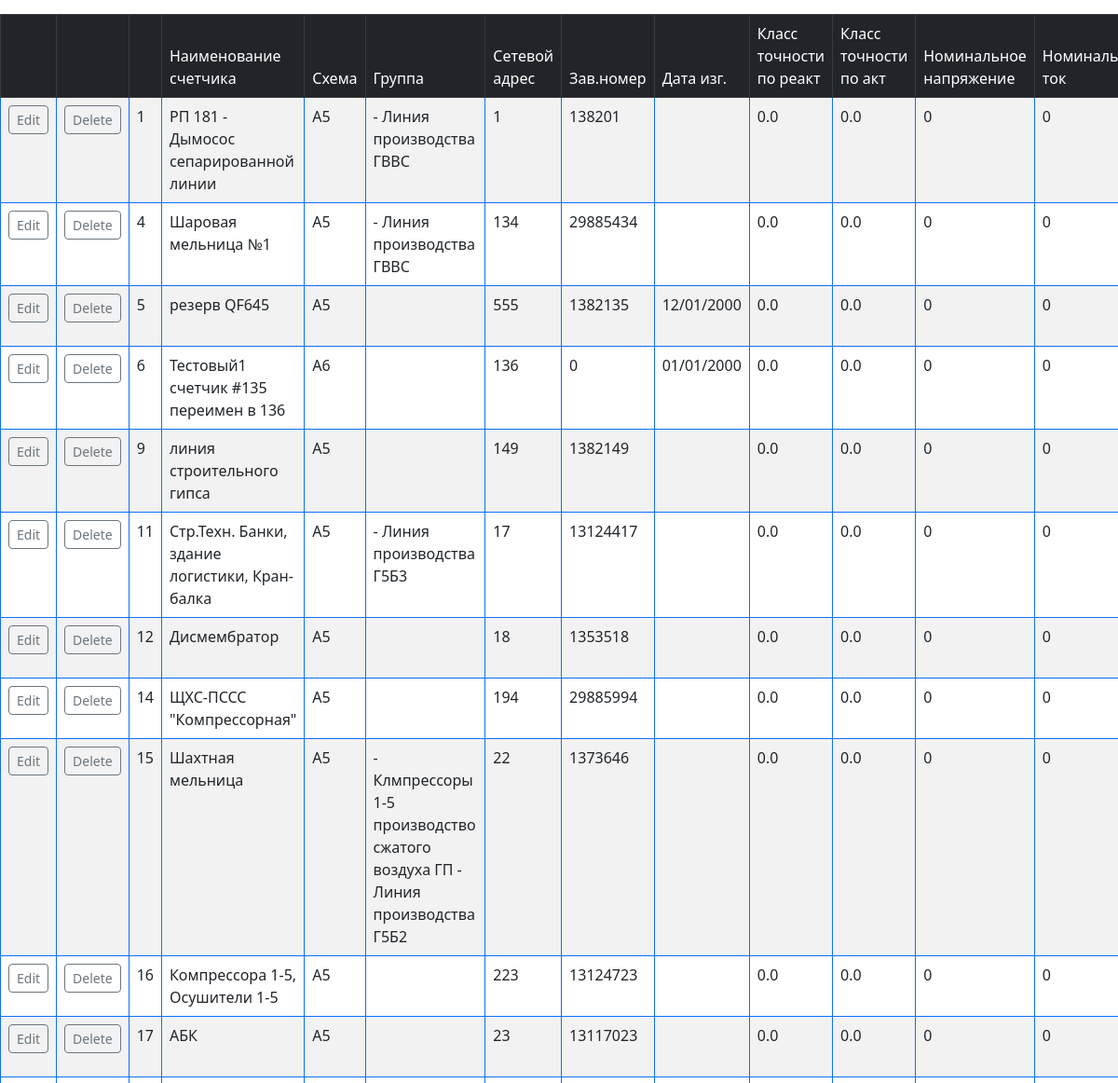
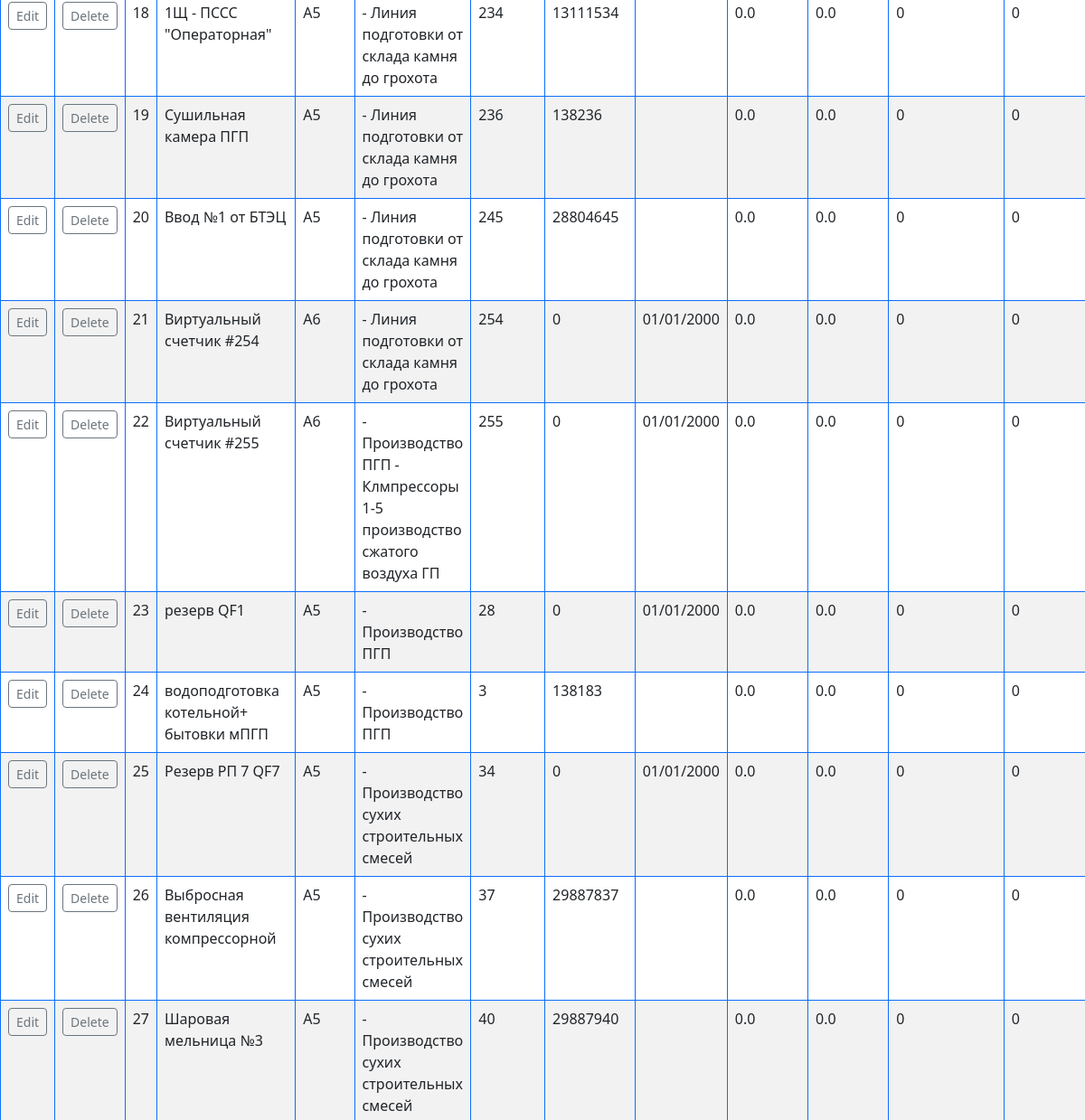
Before: /edit_counter/ (middle part) with the older database file (2 pictures, top to bottom).
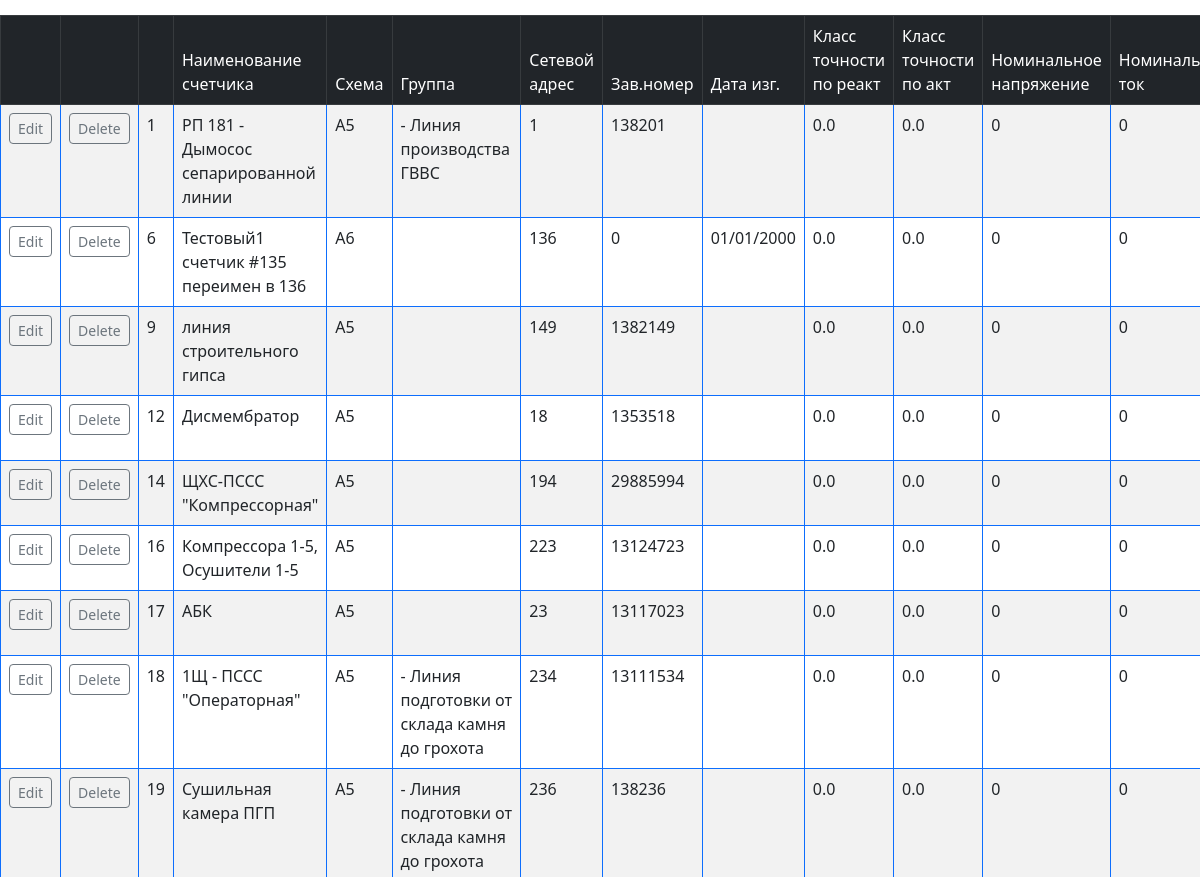
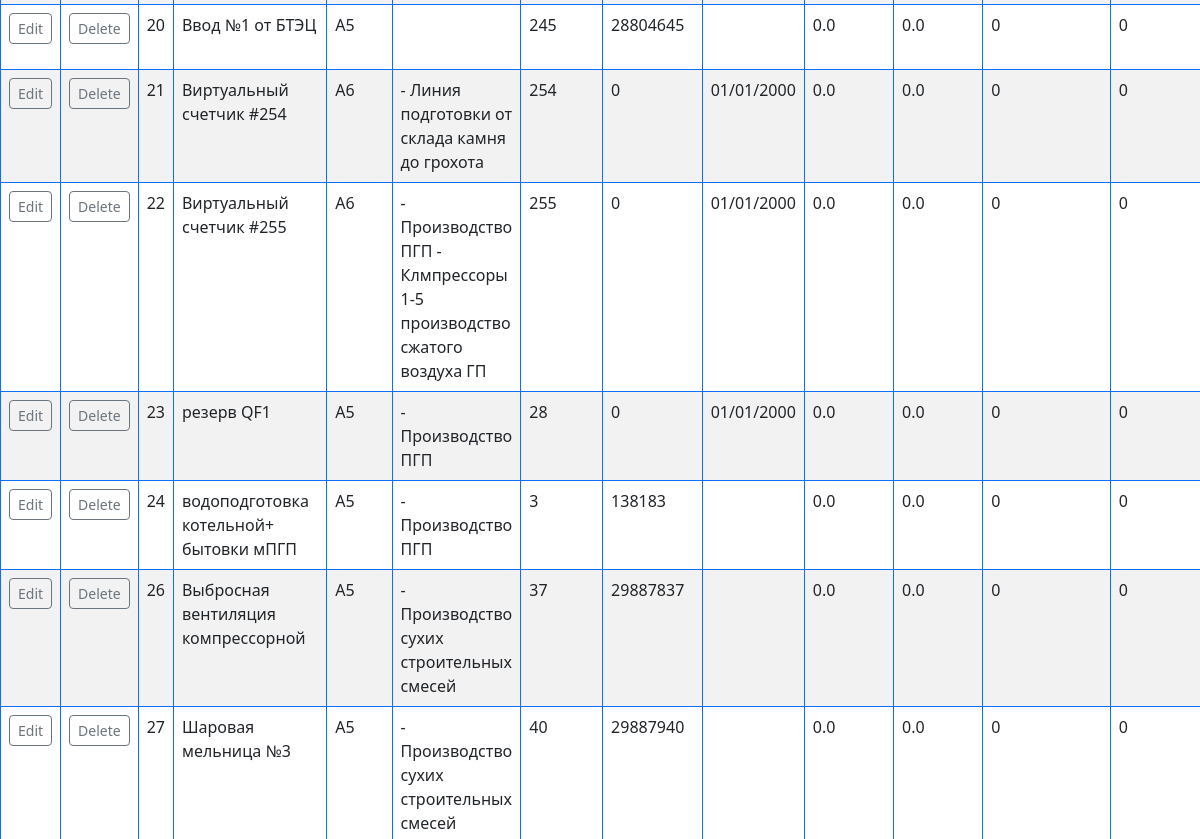
After: the same page with the newer database file (2 pictures, top to bottom).
### WebViewMercury/models.py (models this page shows, shortened)
class DBC(models.Model):
    name_counter_full = models.CharField(max_length=50, verbose_name='Наименование счетчика', blank=False, default="")  # обязательное поле для формы (blank=False)
    groupes = models.ManyToManyField(DBG, through="DBGC", verbose_name='Наименование группы')
    schem = models.CharField(max_length=20, default="", blank=True)                                                     # НЕобязательное поле для формы
    net_adress = models.IntegerField(verbose_name='Сетевой адрес', blank=False, default=0) # обязательное поле для формы (blank=False)
    manuf_number = models.IntegerField(verbose_name='Заводской номер', default=0, blank=True)
    manuf_data = models.DateTimeField(verbose_name='Дата изготовление', default='2000-01-01T00:00', blank=True)
    version_data = models.BigIntegerField(blank=True, default=0)             # вариант исполнения счетчика (6+2 = 8 байт в виде одного числа) (стр.77)
    klass_react = models.FloatField(blank=True, default=0)                   # класс точности по реактивной энергии (стр.75)
    klass_act = models.FloatField(blank=True, default=0)                     # класс точности по активной энергии (стр.75)
    nom_u = models.IntegerField(blank=True, default=0)
    nom_i = models.IntegerField(blank=True, default=0)
    ku = models.IntegerField(blank=True, default=0)                  # коэф трансформации
    ki = models.IntegerField(blank=True, default=0)
    koefA = models.IntegerField(blank=True, default=0)               #
    datetime = models.DateTimeField(blank=True, default='2000-01-01T00:00')           # текущее время и дата счетчика
    adress_last_record = models.IntegerField(blank=True, default=0)  # адрес последней записи массива средних мощностей (стр.78)
    datetime_adr0 = models.DateTimeField(blank=True, default='2000-01-01T00:00')      # дата и время последней записи массива средних мощностей (стр.79)
    class Meta:
        verbose_name = 'Счетчик'
        verbose_name_plural = 'Счетчики'

class DBG(models.Model):
    name_group_full = models.CharField(max_length=50)
    class Meta:
        verbose_name = 'Группа'
        verbose_name_plural = 'Группы'

### WebViewMercury/views.py (the view)
# urls.py: path('edit_counter/', views.edit_counter, name='edit_counter'),
def edit_counter(request):
    if request.POST:
        if '_buttonDeleteCounter' in request.POST:
            id_counter = request.POST.get('_buttonDeleteCounter')
            DBC.objects.filter(pk=id_counter).delete()
            return redirect('edit_counter')
        if '_buttonEditCounter' in request.POST:
            print(request.POST)
            id_counter = request.POST.get('_buttonEditCounter')
            print("id_counter:", id_counter)
            name_group = DBGC.objects.get(counter=id_counter).group
            data = {}
            form = DBCForm()
            cfg.id_edit_counter =  DBC.objects.get(pk=id_counter).pk
            form.fields['name_counter_full'].initial =  DBC.objects.get(pk=id_counter).name_counter_full
            form.fields['groupes'].initial =              DBC.objects.get(pk=id_counter).groupes # DBGC.objects.get(counter=id_counter).group
            form.fields['schem'].initial =              DBC.objects.get(pk=id_counter).schem
            form.fields['net_adress'].initial =         DBC.objects.get(pk=id_counter).net_adress
            form.fields['manuf_number'].initial =       DBC.objects.get(pk=id_counter).manuf_number
            form.fields['manuf_data'].initial =         DBC.objects.get(pk=id_counter).manuf_data
            form.fields['version_data'].initial =       DBC.objects.get(pk=id_counter).version_data
            form.fields['klass_react'].initial =        DBC.objects.get(pk=id_counter).klass_react
            form.fields['klass_act'].initial =          DBC.objects.get(pk=id_counter).klass_act
            form.fields['nom_u'].initial =              DBC.objects.get(pk=id_counter).nom_u
            form.fields['nom_i'].initial =              DBC.objects.get(pk=id_counter).nom_i
            form.fields['ku'].initial =                 DBC.objects.get(pk=id_counter).ku
            form.fields['ki'].initial =                 DBC.objects.get(pk=id_counter).ki
            form.fields['koefA'].initial =              DBC.objects.get(pk=id_counter).koefA
            data['form']= form
            print(data['form'])
            if not (DBC.objects.get(pk=id_counter).manuf_data):
                    form.fields['manuf_data'].initial = datetime.date(2000, 1, 1)
            dbc = DBC.objects.all
            data['dbc']= dbc
            data['mode_edit'] = "update"
            data['id'] = DBC.objects.get(pk=id_counter).pk
            print("data['id'] = DBC.objects.get(pk=id_counter).pk = ", data['id'])
            return render(request, "edit_counter.html", context=data)
        if '_buttonSaveCounter' in request.POST:
            form = DBCForm(request.POST)
            print(request.POST)
            id_edit_counter = request.POST.get('_buttonSaveCounter')
            print("id_edit_counter:", id_edit_counter)
            name_group = DBGC.objects.get(counter=id_edit_counter).group
            id_group = DBG.objects.get(name_group_full = name_group).pk
            print("name_group = DBGC.objects.get(counter=id_counter).group:", name_group)
            print("id_group = DBG.objects.get(name_group_full = name_group).pk:", id_group)
            DBC.objects.filter(pk=id_edit_counter).update(name_counter_full=form['name_counter_full'])
            DBC.objects.filter(pk=id_edit_counter).update(schem=form['schem'])
            DBC.objects.filter(pk=id_edit_counter).update(net_adress=form['net_adress'])
            DBC.objects.filter(pk=id_edit_counter).update(manuf_number=form['manuf_number'])
            DBC.objects.filter(pk=id_edit_counter).update(manuf_data=form['manuf_data'])
            DBC.objects.filter(pk=id_edit_counter).update(klass_react=form['klass_react'])
            DBC.objects.filter(pk=id_edit_counter).update(klass_act=form['klass_act'])
            DBC.objects.filter(pk=id_edit_counter).update(nom_u=form['nom_u'])
            DBC.objects.filter(pk=id_edit_counter).update(nom_i=form['nom_i'])
            DBC.objects.filter(pk=id_edit_counter).update(ku=form['ku'])
            DBC.objects.filter(pk=id_edit_counter).update(ki=form['ki'])
            DBC.objects.filter(pk=id_edit_counter).update(koefA=form['koefA'])
            cfg.id_edit_counter = None
            return redirect('edit_counter')
        if '_addCounter'  in request.POST:
            form = DBCForm(request.POST)
            if form.is_valid():
                print ("FormCleanedData:\n", form.cleaned_data)
                new_counter = form.save()
                return redirect('view_dbc')
            else:
                print("upss")
                return redirect('edit_counter')
    else:
        form = DBCForm()
        form.fields['name_counter_full'].initial = 'новый счетчик'
    dbc = DBC.objects.all
    dbg = DBG.objects.all
    data = {}
    data['dbg']= dbg
    data['dbc']= dbc
    data['form']= form
    data['mode_edit'] = "add"
    return render(request, "edit_counter.html", context=data)

### template/edit_counter.html (shortened to what this page needs)
{% extends 'base.html' %}
{% block content %}
<form action="{% url 'edit_counter' %}" method="post">
    <div class="row g-3">
        <div class="col">
            <div class="card-body">
                <div class="table-responsive">
                </div>
            </div>
        </div>
    </div>
    <div class="card-body">
        <div class="table-responsive">
            <table class="table table-bordered border-primary table-striped table-hover">
                <thead class="table-dark">
                    <td></td>
                    <td></td>
                    <td></td>
                    <td>Наименование счетчика</td>
                    <td>Схема</td>
                    <td>Группа</td>
                    <td>Сетевой адрес</td>
                    <td>Зав.номер</td>
                    <td>Дата изг.</td>
                    <td>Класс точности по реакт</td>
                    <td>Класс точности по акт</td>
                    <td>Номинальное напряжение</td>
                    <td>Номинальный ток</td>
                </thead>
                {% for item in dbc %}
                <tr>
                    <td><button type="submit" class="btn btn-sm btn-outline-secondary" value="{{ item.id }}"
                            name="_buttonEditCounter">Edit</button></td>
                    <td><button type="submit" class="btn btn-sm btn-outline-secondary" value="{{ item.id }}"
                            name="_buttonDeleteCounter">Delete</button></td>
                    <td>{{ item.id }}</td>
                    <td>{{ item.name_counter_full }}</td>
                    <td>{{ item.schem }}</td>
                        <td>    {% for group in item.groupes.all %}
                                    - {{group.name_group_full}}
                                {% endfor %}</td>
                    <td>{{ item.net_adress }}</td>
                    <td>{{ item.manuf_number }}</td>
                    <td>{{ item.manuf_data|date:"d/m/Y" }}</td>
                    <td>{{ item.klass_react }}</td>
                    <td>{{ item.klass_act }}</td>
                    <td>{{ item.nom_u }}</td>
                    <td>{{ item.nom_i }}</td>
                </tr>
                {% endfor %}
            </table>
        </div>
    </div>
</form>
{% endblock %}

Changed rows visible on the page:
removed DBC: id "4", name_counter_full "Шаровая мельница №1", schem "A5", net_adress "134", manuf_number "29885434", klass_react "0.0", klass_act "0.0", nom_u "0", nom_i "0", DBG (name_group_full "Линия производства ГВВС")
removed DBC: id "5", name_counter_full "резерв QF645", schem "A5", net_adress "555", manuf_number "1382135", manuf_data "12/01/2000", klass_react "0.0", klass_act "0.0", nom_u "0", nom_i "0"
removed DBC: id "11", name_counter_full "Стр.Техн. Банки, здание логистики, Кран-балка", schem "A5", net_adress "17", manuf_number "13124417", klass_react "0.0", klass_act "0.0", nom_u "0", nom_i "0"
no longer on this page (row unchanged): DBG: name_group_full "Линия производства Г5Б3", shown under "11"
removed DBC: id "15", name_counter_full "Шахтная мельница", schem "A5", net_adress "22", manuf_number "1373646", klass_react "0.0", klass_act "0.0", nom_u "0", nom_i "0", DBG (name_group_full "Клмпрессоры 1-5 производство сжатого воздуха ГП")
no longer on this page (row unchanged): DBG: name_group_full "Линия производства Г5Б2", shown under "15"
removed DBC: id "25", name_counter_full "Резерв РП 7 QF7", schem "A5", net_adress "34", manuf_number "0", manuf_data "01/01/2000", klass_react "0.0", klass_act "0.0", nom_u "0", nom_i "0", DBG (name_group_full "Производство сухих строительных смесей")
changed DBC "Ввод №1 от БТЭЦ": loses DBG (name_group_full "Линия подготовки от склада камня до грохота")
